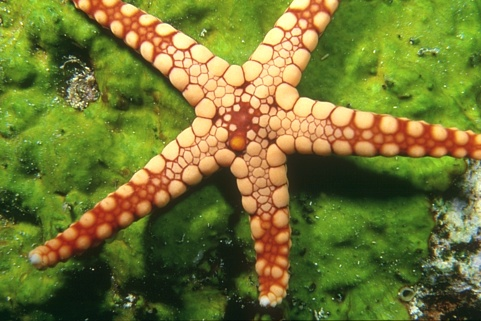
#> input picture PA2-cluster-images/images/12003.jpg, 481 x 321 px, found by its file name
$ python test_pa2.py
#> lines starting #> are read from the running program, lines starting #| are printed output that depends on the picture; after the words box and inside, x2 and y2 are one past the last pixel; in counts of white or black regions, pixels touching at a corner belong together
### python_helpers/pa2.py
"""
Helper functions for programming assignment 2
"""
import numpy as np


def rgb2ycbcr(img):
    """
    It should work the same as Matlab's version
    img should be np.ndarray with dtype = uint8
    value range(img) = [0,255]
    """
    oriT = np.array([
        65.481, 128.553, 24.966, \
        -37.797, -74.203, 112, \
        112, -93.786, -18.214
    ]).reshape((3,3)) / 255
    offset = [16, 128, 128]
    img = np.minimum(img, 255)
    resimg = np.zeros(img.shape,dtype=np.float64)
    for i in range(3):
        resimg[:,:,i] = img[:,:,0] * oriT[i,0] + img[:,:,1] * oriT[i,1] + \
          img[:,:,2] * oriT[i,2] + offset[i]
    resimg = np.round(resimg)
    return np.require(resimg,dtype=np.uint8)

def colorsegms(segm, img):
    """
    colorsegm - color a segmentation based on the image
    csegm = colorsegm(segm, img)
    segm = the segmentation image  [type = np.ndarray]
    img = the original image    [type = np.ndarray (or Image)]
    csegm = the colored segmentation -- each segment is colored based on the
            average pixel color within the segment.
    """
    img = np.asarray(img).copy()
    if segm.shape[0:2] != img.shape[0:2]:
        raise Exception('The shape of segmentation and image are not consistent')
    rimg, gimg, bimg = img[:,:,0], img[:,:,1], img[:,:,2]
    for i in range(1, int(max(segm.flatten())) + 1):
        # assume label starts from 1
        ind = (segm == i)
        rimg[ind] = np.mean(rimg[ind].flatten())
        gimg[ind] = np.mean(gimg[ind].flatten())
        bimg[ind] = np.mean(bimg[ind].flatten())
    return img

def getfeatures(img, stepsize, follow_matlab = True):
    """
    getfeatures - extract features from an image
     [X, L] = getfeatures(img, stepsize)
     INPUT
     img      - the image   [type = np.ndarray or Image]
     stepsize - window stepsize
     OUTPUT
      X   - the features: each column is a feature vector  [type = np.ndarray]
      L   - dictionary containing location information of each feature
    """
    winsize = 7 # ensure it is an odd number
    if stepsize > winsize:
        raise Exception('stepsize larger than window size')
    img = np.asarray(img)
    if img.dtype!= np.uint8 or len(img.shape) != 3:
        raise Exception('only uint8 image color are supported')
    yimg = np.require(rgb2ycbcr(img), dtype=np.float64)
    sy,sx, sc = img.shape
    offset = np.floor((winsize-1)/2)
    rangex = range(0, (sx-winsize+1) , stepsize)
    rangey = range(0, (sy-winsize+1) , stepsize)
    win_max = winsize
    X = np.zeros((4, len(rangex) * len(rangey)), dtype=np.float64)
    i = 0
    # to compesate the fact that python is 0-index
    py2mat_constant = 1 if follow_matlab else 0
    for x in rangex:
        for y in rangey:
            myIu = yimg[y:y+win_max,x:x+win_max,1]
            myIv = yimg[y:y+win_max,x:x+win_max,2]
            X[:,i] = [np.mean(myIu.flatten()), \
                      np.mean(myIv.flatten()), \
                      y + offset + py2mat_constant, \
                      x + offset + py2mat_constant
                      ]
            i = i + 1
    L = {'rangex':rangex, 'rangey':rangey, 'offset':offset, 'sx':sx, 'sy':sy, \
         'stepsize':stepsize, 'winsize':winsize, 'follow_matlab':follow_matlab}
    return X, L

def labels2seg(Y,L):
    """
    labels2segm - form a segmentation image using cluster labels
    segm = labels2segm(Y, L)
    Y - cluster labels for each location
    L - location dictionary from getfeatures
    segm - output segmentation image
    """
    segm = np.zeros((L['sy'], L['sx']))
    # <= offset if floor((winsize-1)/2)>= floor(stepsize/2)
    rstep = np.floor(L['stepsize']/2.0).astype(int)
    stepbox = range(-rstep, L['stepsize'] - rstep)
    rx = np.asarray(L['rangex'], dtype=int) + L['offset'].astype(int)
    ry = np.asarray(L['rangey'], dtype=int) + L['offset'].astype(int)
    Y_reshaped = Y.reshape((ry.size, rx.size),order='F')
    for i in stepbox:
        for j in stepbox:
            segm[np.ix_(ry + j, rx + i)] = Y_reshaped
    ## Now fil in the borders if they are missing
    minx = np.min(rx) + stepbox[0] - 1
    maxx = np.max(rx) + stepbox[-1] + 1
    miny = np.min(ry) + stepbox[0] - 1
    maxy = np.max(ry) + stepbox[-1] + 1

    if minx >= 0:
        ## fill in left edge
        segm[:, 0:minx+1] = segm[:,minx+1].reshape((-1,1))
    if maxx < L['sx']:
        ## fill in right edge
        segm[:,maxx:] = segm[:,maxx-1].reshape((-1,1))
    if miny > 0:
        ## fill in top edge
        segm[0:miny+1,:] = segm[miny+1,:].reshape((1,-1))
    if maxy < L['sy']:
        ## fill in bottom edge
        segm[maxy:,:] = segm[maxy-1,:].reshape((1,-1))
    return segm

### python_helpers/test_pa2.py
# CS5487 demo script for Programming Assignment 2
#
# The script has been tested with python 2.7.6
#
# It requires the following modules:
#   numpy 1.8.1
#   matplotlib v1.3.1
#   scipy 0.14.0
#   Image (python image library)

import Image
import pa2
import pylab as pl


def demo():
    from scipy.cluster import vq

    ## load and show image
    img = Image.open('images/12003.jpg')
    pl.subplot(1,3,1)
    pl.imshow(img)

    ## extract features from image (step size = 7)
    X,L = pa2.getfeatures(img, 7)

    ## Call kmeans function in scipy.  You need to write this yourself!
    C,Y = vq.kmeans2(vq.whiten(X.T), 2, iter=1000, minit='random')
    Y = Y + 1 # Use matlab 1-index labeling
    ##

    # make segmentation image from labels
    segm = pa2.labels2seg(Y,L)
    pl.subplot(1,3,2)
    pl.imshow(segm)

    # color the segmentation image
    csegm = pa2.colorsegms(segm, img)
    pl.subplot(1,3,3)
    pl.imshow(csegm)
    pl.show()

def main():
    demo()
#> in demo, img is the input picture: PIL image 481x321 RGB; mean R, G, B 114.1, 118.7, 50.3
#> after the loop in rgb2ycbcr, `for i in range(3):`:
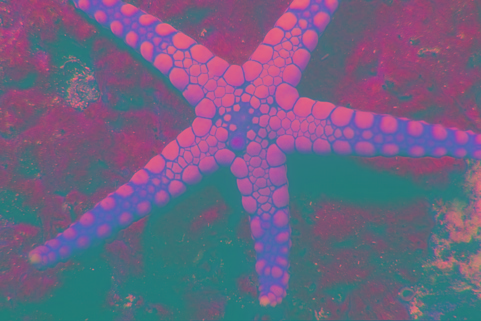
#> resimg: shape (321, 481, 3) float64; mean R, G, B 110.1, 98.6, 130.9
#> after the loop in getfeatures, `for x in rangex:`: i = 3060
#> in demo, `X,L = pa2.getfeatures(img, 7)`: L = 8 items
#> in demo, `C,Y = vq.kmeans2(vq.whiten(X.T), 2, iter=1000, minit='random')`: C = [[6.38, 7.89, 1.12, 1.66], [7.83, 7.08, 2.7, 1.86]]; Y = 3060 values, max 1 at index 27, min 0 at index 0, mean 0.392
#> in demo, `Y = Y + 1`: Y = 3060 values, max 2 at index 27, min 1 at index 0, mean 1.39
#> in labels2seg, `rstep = np.floor(L['stepsize']/2.0).astype(int)`: rstep = 3
#> in labels2seg, `rx = np.asarray(L['rangex'], dtype=int) + L['offset'].astype(int)`: rx = 68 values from 3 to 472
#> in labels2seg, `ry = np.asarray(L['rangey'], dtype=int) + L['offset'].astype(int)`: ry = 45 values from 3 to 311
#> in labels2seg, `Y_reshaped = Y.reshape((ry.size, rx.size),order='F')`:
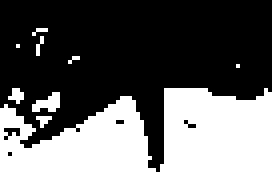
#> Y_reshaped: shape (45, 68) int32 (shown 4 times larger); values 1 (black) and 2 (white), 39.2% white; 9 white regions (7 under 20 px), largest, box (x1, y1, x2, y2) and area: (0, 22, 68, 45) 1147, (8, 23, 15, 28) 22
#> after the loop in labels2seg, `for i in stepbox:`:
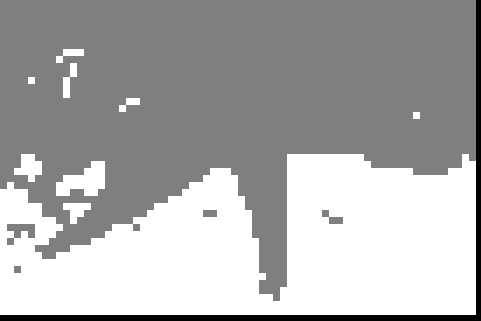
#> segm: shape (321, 481) float64; min 0, max 2, mean 1.35; drawn with min black and max white
#> in labels2seg, `minx = np.min(rx) + stepbox[0] - 1`: minx = -1
#> in labels2seg, `maxx = np.max(rx) + stepbox[-1] + 1`: maxx = 476
#> in labels2seg, `miny = np.min(ry) + stepbox[0] - 1`: miny = -1
#> in labels2seg, `maxy = np.max(ry) + stepbox[-1] + 1`: maxy = 315
#> in labels2seg, `segm[maxy:,:] = segm[maxy-1,:].reshape((1,-1))`: segm: shape (321, 481) float64; values 1 (black) and 2 (white), 40.5% white; 9 white regions, largest, box (x1, y1, x2, y2) and area: (0, 154, 481, 321) 59859, (56, 161, 105, 196) 1078, (14, 154, 42, 182) 490
#> in colorsegms, `rimg, gimg, bimg = img[:,:,0], img[:,:,1], img[:,:,2]`:
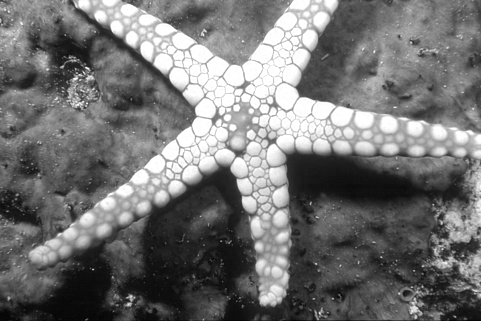
#> rimg: shape (321, 481); min 3, max 255, mean 114.1
#> in colorsegms, `rimg, gimg, bimg = img[:,:,0], img[:,:,1], img[:,:,2]`:
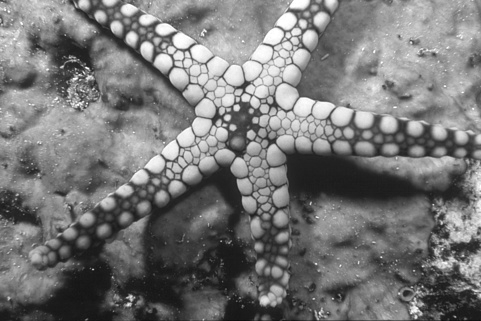
#> gimg: shape (321, 481); min 13, max 255, mean 118.7
#> in colorsegms, `rimg, gimg, bimg = img[:,:,0], img[:,:,1], img[:,:,2]`:
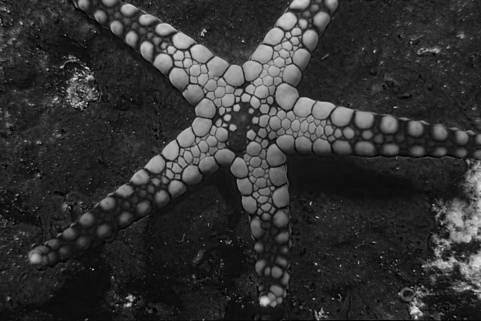
#> bimg: shape (321, 481); min 0, max 235, mean 50.3
#> in demo, `csegm = pa2.colorsegms(segm, img)`:
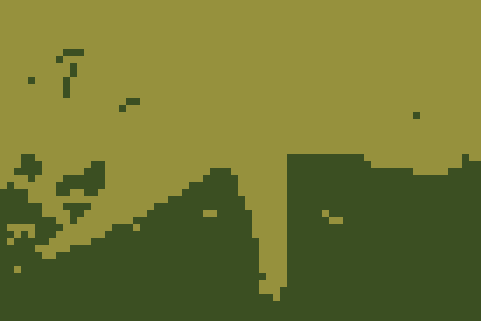
#> csegm: shape (321, 481, 3); mean R, G, B 113.2, 118.3, 50.1
if __name__ == '__main__':
    main()

$ run again, with PA2-cluster-images/images/101087.jpg copied over PA2-cluster-images/images/12003.jpg
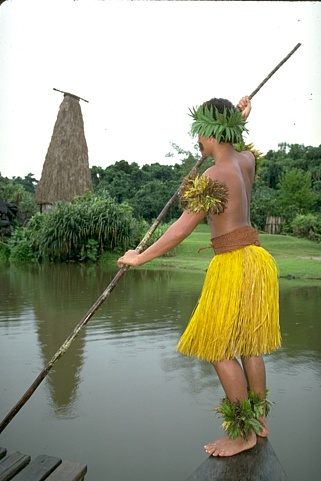
#> input picture PA2-cluster-images/images/101087.jpg, 321 x 481 px, found by its file name
#> in demo, img is the input picture: PIL image 321x481 RGB; mean R, G, B 153, 156.2, 133.6
#> after the loop in getfeatures, `for x in rangex:`: i = 3060
#> L = 8 items
#> in demo, `C,Y = vq.kmeans2(vq.whiten(X.T), 2, iter=1000, minit='random')`: C = [[6.45, 15.17, 1.8, 2.83], [7.39, 14.21, 1.7, 1.15]]; Y = 3060 values, max 1 at index 0, min 0 at index 1193, mean 0.648
#> in demo, `Y = Y + 1`: Y = 3060 values, max 2 at index 0, min 1 at index 1193, mean 1.65
#> rstep = 3
#> rx = 45 values from 3 to 311
#> ry = 68 values from 3 to 472
#> Y_reshaped: shape (68, 45) int32; values 1 (black) and 2 (white), 64.8% white; 1 black region, box (x1, y1, x2, y2) and area: (17, 0, 45, 68) 1078
#> after the loop in labels2seg, `for i in stepbox:`:
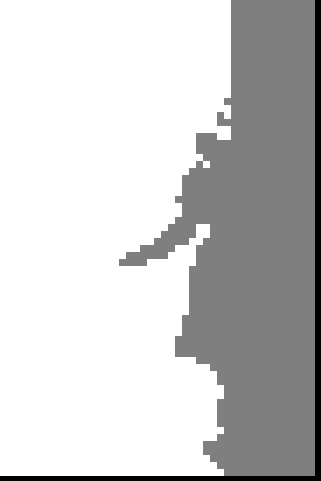
#> segm: shape (481, 321) float64; min 0, max 2, mean 1.6; drawn with min black and max white
#> minx = -1
#> maxx = 315
#> miny = -1
#> maxy = 476
#> in demo, `csegm = pa2.colorsegms(segm, img)`:
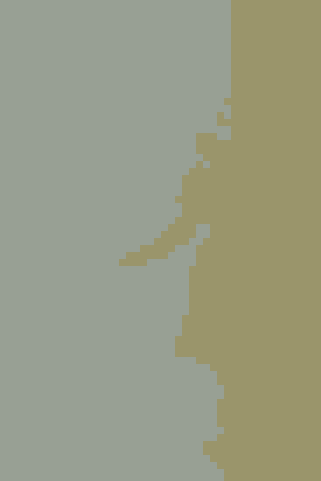
#> csegm: shape (481, 321, 3); mean R, G, B 152.7, 156, 133.1

$ run again, with PA2-cluster-images/images/117054.jpg copied over PA2-cluster-images/images/12003.jpg
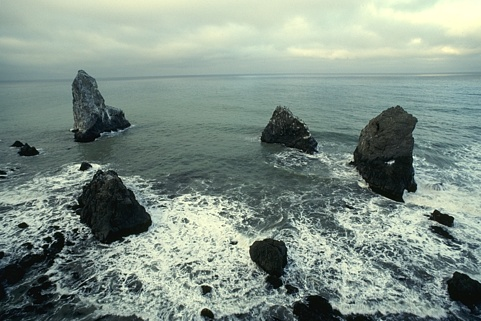
#> input picture PA2-cluster-images/images/117054.jpg, 481 x 321 px, found by its file name
#> in demo, img is the input picture: PIL image 481x321 RGB; mean R, G, B 128.6, 144.9, 135.1
#> after the loop in getfeatures, `for x in rangex:`: i = 3060
#> L = 8 items
#> in demo, `C,Y = vq.kmeans2(vq.whiten(X.T), 2, iter=1000, minit='random')`: C = [[27.69, 43.6, 0.775, 1.84], [29.58, 42.31, 2.04, 1.7]]; Y = 3060 values, max 1 at index 2, min 0 at index 0, mean 0.761
#> in demo, `Y = Y + 1`: Y = 3060 values, max 2 at index 2, min 1 at index 0, mean 1.76
#> rstep = 3
#> rx = 68 values from 3 to 472
#> ry = 45 values from 3 to 311
#> Y_reshaped: shape (45, 68) int32; values 1 (black) and 2 (white), 76.1% white; 15 black regions (12 under 20 px), largest, box (x1, y1, x2, y2) and area: (0, 0, 68, 10) 572, (21, 28, 37, 39) 101, (50, 16, 59, 23) 27
#> after the loop in labels2seg, `for i in stepbox:`:
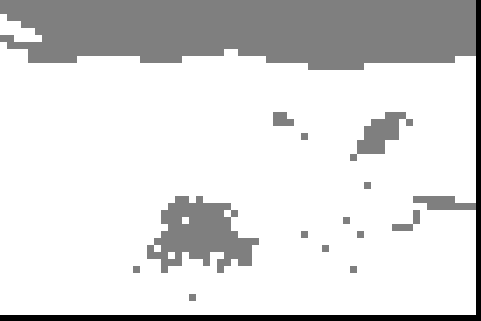
#> segm: shape (321, 481) float64; min 0, max 2, mean 1.71; drawn with min black and max white
#> minx = -1
#> maxx = 476
#> miny = -1
#> maxy = 315
#> in demo, `csegm = pa2.colorsegms(segm, img)`:
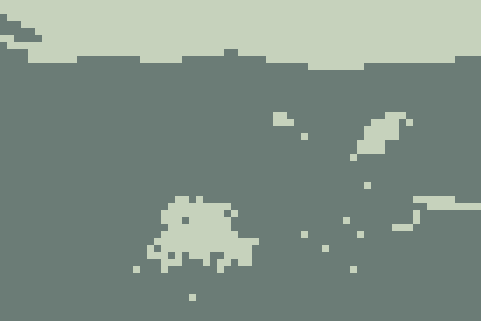
#> csegm: shape (321, 481, 3); mean R, G, B 128.3, 144.2, 134.4
